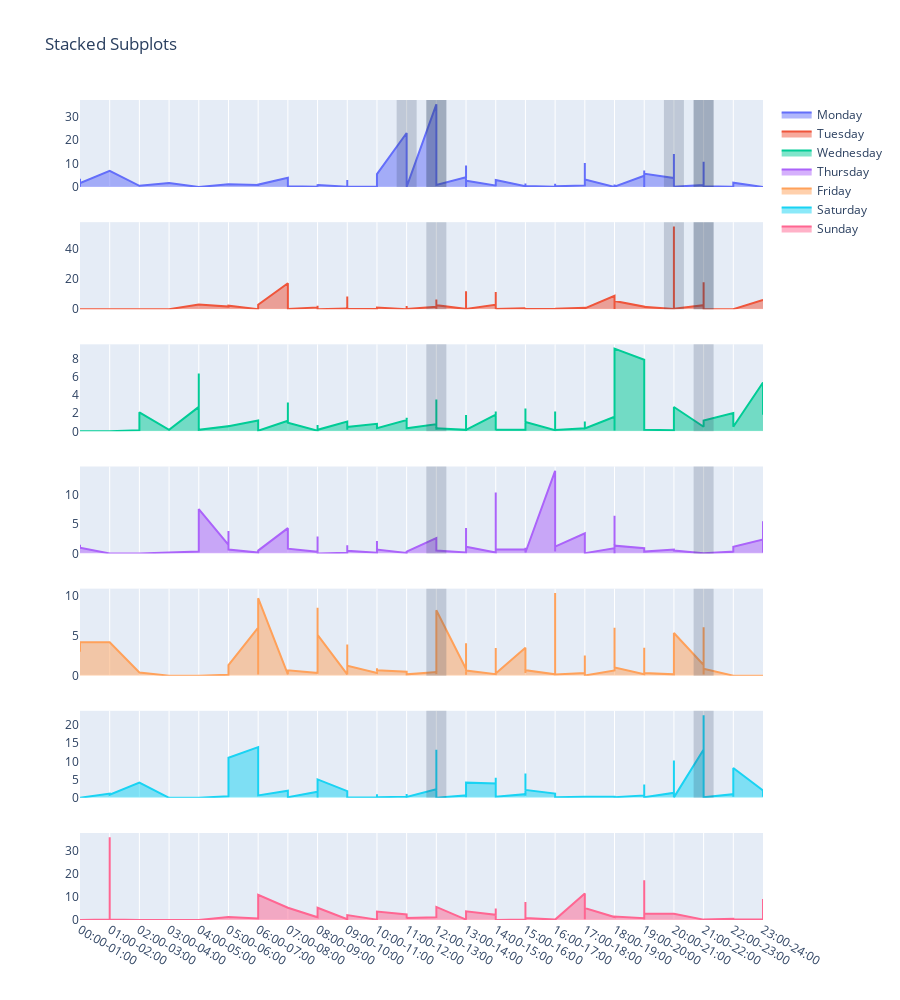

Notebook source saved alongside this figure:
### Code cell
from plotly.subplots import make_subplots

fig = make_subplots(rows=7, cols=1, shared_xaxes=True)
days = ['Monday', 'Tuesday', 'Wednesday', 'Thursday', 'Friday', 'Saturday', 'Sunday']

for i in range(7):
    df = df_rigdeplot[(df_rigdeplot.day == days[i])]
    fig.add_trace(go.Scatter(x=df['hour_period'].astype(dtype=str), 
                             y=df['duration_min'], fill='tozeroy',  name=days[i]),
                row=i+1, col=1)

    for j in range(df.shape[0]):
        period = df.iloc[j].hour_period
        duration = df.iloc[j].duration_min
        extreme_dur = extreme[(extreme.day == days[i]) & (extreme.hour_period == period)]['Avg duration'].values

        if len(extreme_dur) > 0:
            extreme_dur = extreme_dur[0]

            if extreme_dur > 5:

                if duration >= extreme_dur:
                    x0 = df.iloc[j]['hour_period']

                    fig.add_vrect(
                        x0=x0, x1=x0,
                        fillcolor="red", opacity=0.2, line_width=20,
                    ),

fig.update_layout(height=1000, title_text="Stacked Subplots")
fig.for_each_yaxis(lambda x: x.update(showgrid=False))
fig.show()
